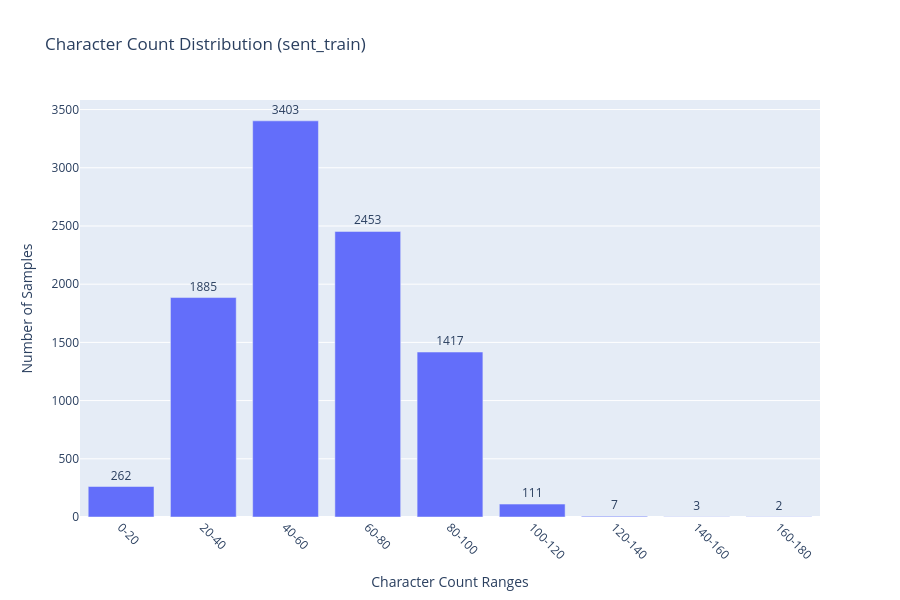

Notebook source saved alongside this figure:
### Markdown cell above
## 5 Text Length Distribution

### Code cell
df['char_count'] = df['text'].str.len()
bins = np.arange(0, df['char_count'].max() + 20, 20)

hist, bin_edges = np.histogram(df['char_count'], bins=bins)

    # Format labels
bin_labels = [f"{int(bin_edges[i])}-{int(bin_edges[i+1])}" for i in range(len(hist))]
    # Statistics
print(f"Mean: {df['char_count'].mean():.2f}")
print(f"Median: {df['char_count'].median():.2f}")
print(f"Min: {df['char_count'].min()}")
print(f"Max: {df['char_count'].max()}")

    # Average word length
avg_word_length = df['char_count'].sum() / df['text'].str.split().str.len().sum()
print(f"Average word length: {avg_word_length:.2f} characters")

    # Create histogram
fig = go.Figure(data=[go.Bar(
x=bin_labels,
y=hist,
text=hist,
textposition='outside'
)])

fig.update_layout(
title='Character Count Distribution (sent_train)',
xaxis_title='Character Count Ranges',
yaxis_title='Number of Samples',
width=900,
height=600,
showlegend=False,
xaxis={'tickangle': 45}
)

### Figure 1 — Plotly figure (JSON) as saved in the notebook; plotly's stock layout.template omitted (floating-point values rounded to 4 significant figures)
{"data": [{"text": [262.0, 1885.0, 3403.0, 2453.0, 1417.0, 111.0, 7.0, 3.0, 2.0], "textposition": "outside", "type": "bar", "x": ["0-20", "20-40", "40-60", "60-80", "80-100", "100-120", "120-140", "140-160", "160-180"], "y": [262, 1885, 3403, 2453, 1417, 111, 7, 3, 2]}], "layout": {"height": 600, "showlegend": false, "title": {"text": "Character Count Distribution (sent_train)"}, "width": 900, "xaxis": {"tickangle": 45, "title": {"text": "Character Count Ranges"}}, "yaxis": {"title": {"text": "Number of Samples"}}}}
